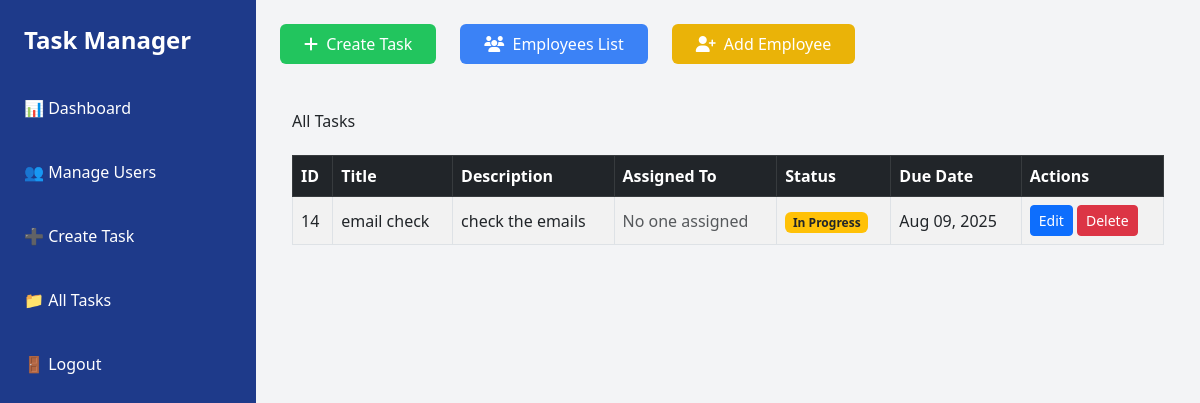
/tasks/ (signed in), run on an earlier commit of the app's database.
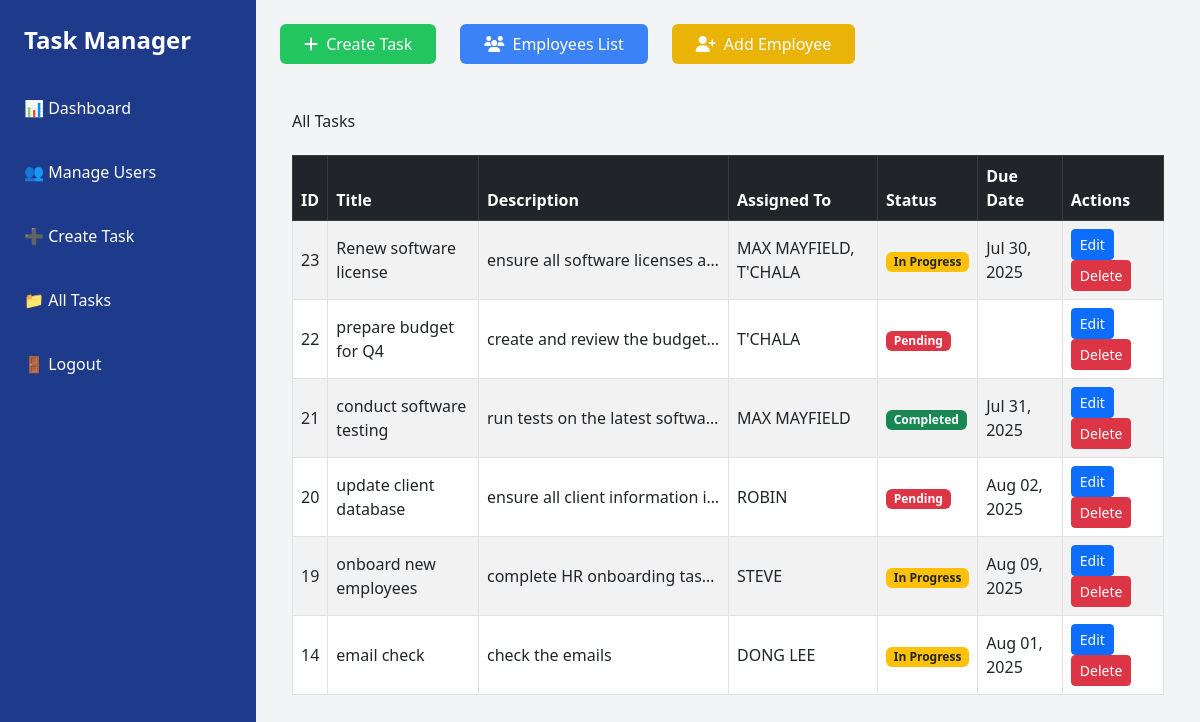
And on a later commit of the database.
### dashboard/models.py (models this page shows, shortened)
class Task(models.Model):
    STATUS_PENDING = 'pending'
    STATUS_IN_PROGRESS = 'in_progress'
    STATUS_COMPLETED = 'completed'
    STATUS_CHOICES = [
        (STATUS_PENDING, 'Pending'),
        (STATUS_IN_PROGRESS, 'In Progress'),
        (STATUS_COMPLETED, 'Completed'),
    ]
    title = models.CharField(max_length=255)
    description = models.TextField()
    due_date = models.DateField(null=True, blank=True)
    status = models.CharField(max_length=20, choices=STATUS_CHOICES, default=STATUS_PENDING)
    assigned_by = models.ForeignKey(
        User,
        on_delete=models.SET_NULL,
        null=True,
        blank=True,
        related_name='assigned_tasks'
    )
    assigned_employees = models.ManyToManyField(Employee, blank=True, related_name='tasks')
    alert_all = models.BooleanField(default=False)
    created_at = models.DateTimeField(auto_now_add=True)

class Employee(models.Model):
    user = models.ForeignKey(User, on_delete=models.CASCADE, null=True, blank=True)
    name = models.CharField(max_length=100, null=True, blank=True)
    email = models.EmailField(max_length=255, null=True, blank=True)
    phone = models.CharField(max_length=15, null=True, blank=True)
    role = models.CharField(max_length=100, null=True, blank=True)
    profile_picture = models.ImageField(upload_to='profile_pics/', blank=True, null=True)
    manager = models.ForeignKey(
        User,
        on_delete=models.SET_NULL,
        null=True,
        blank=True,
        related_name='employees'
    )

### dashboard/views.py (the view)
# urls.py: path('tasks/', views.all_tasks, name='all_tasks'),
@login_required
def all_tasks(request):
    tasks = Task.objects.prefetch_related('assigned_employees').order_by('-created_at')
    return render(request, 'dashboard/all_tasks.html', {'tasks': tasks})

### dashboard/templates/dashboard/all_tasks.html (shortened to what this page needs)
{% extends 'base.html' %}
{% block content %}
<div class="container mt-5">
    <h2 class="mb-4"> All Tasks</h2>
    {% if tasks %}
    <div class="table-responsive">
        <table class="table table-bordered table-striped align-middle">
            <thead class="table-dark">
                <tr>
                    <th>ID</th>
                    <th>Title</th>
                    <th>Description</th>
                    <th>Assigned To</th>
                    <th>Status</th>
                    <th>Due Date</th>
                    <th>Actions</th>
                </tr>
            </thead>
            <tbody>
                {% for task in tasks %}
                <tr>
                    <td>{{ task.id }}</td>
                    <td>{{ task.title }}</td>
                    <td style="max-width:250px; white-space:nowrap; overflow:hidden; text-overflow:ellipsis;"
                        title="{{ task.description }}">
                        {{ task.description }}
                    </td>
                    <td>
                        {% for emp in task.assigned_employees.all %}
                            {{ emp.name }}{% if not forloop.last %}, {% endif %}
                        {% empty %}
                            <span class="text-muted">No one assigned</span>
                        {% endfor %}
                    </td>
                    <td>
                        {% if task.status == 'completed' %}
                            <span class="badge bg-success">Completed</span>
                        {% elif task.status == 'in_progress' %}
                            <span class="badge bg-warning text-dark">In Progress</span>
                        {% else %}
                            <span class="badge bg-danger">Pending</span>
                        {% endif %}
                    </td>
                    <td>{{ task.due_date|date:"M d, Y" }}</td>
                    <td>
                        <a href="{% url 'edit_task' task.id %}" class="btn btn-sm btn-primary">Edit</a>
                        <a href="{% url 'delete_task' task.id %}" class="btn btn-sm btn-danger"
                           onclick="return confirm('Are you sure you want to delete this task?');">Delete</a>
                    </td>
                </tr>
                {% endfor %}
            </tbody>
        </table>
    </div>
    {% else %}
        <div class="alert alert-info" role="alert">
            No tasks found.
        </div>
    {% endif %}
</div>
{% endblock %}

What changed in the data, as far as the page shows it:
added Task: id "23", title "Renew software license", description "ensure all software licenses a…", status "In Progress", due_date "Jul 30, 2025"
now on this page (row unchanged): Employee: name "MAX MAYFIELD"
now on this page (row unchanged): Employee: name "T'CHALA"
added Task: id "22", title "prepare budget for Q4", description "create and review the budget…", status "Pending"
added Task: id "21", title "conduct software testing", description "run tests on the latest softwa…", status "Completed", due_date "Jul 31, 2025"
added Task: id "20", title "update client database", description "ensure all client information i…", status "Pending", due_date "Aug 02, 2025"
now on this page (row unchanged): Employee: name "ROBIN", shown under "20"
added Task: id "19", title "onboard new employees", description "complete HR onboarding tas…", status "In Progress", due_date "Aug 09, 2025"
now on this page (row unchanged): Employee: name "STEVE", shown under "19"
changed Task "email check": gains Employee (name "DONG LEE"); due_date "Aug 09, 2025" → "Aug 01, 2025"; no longer shows "No one assigned"
